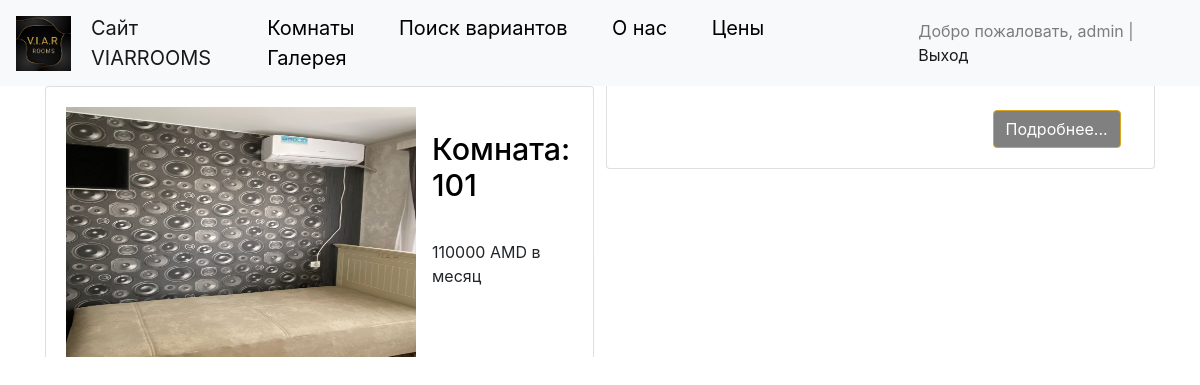
The app's page /rooms/ (signed in) with its own data.
### rooms/models.py (models this page shows, shortened)
class Rooms(models.Model):
    title = models.CharField(max_length=150, verbose_name='Номер комнаты')
    content = models.TextField(blank=True, verbose_name='Контент')
    photo = models.ImageField(upload_to='photos/%Y/%m/%d/', verbose_name='Фото', blank=True)
    price = models.IntegerField(verbose_name='Цена комнаты',)
    is_published = models.BooleanField(default=True, verbose_name='Опубликовано')
    date_start = models.DateField(verbose_name='Занято с', blank=True, auto_now=False )
    date_end = models.DateField(verbose_name='Занято по', blank=True, auto_now=False)
    def get_absolute_url(self):
        return reverse('view_rooms', kwargs={'pk': self.pk})
    class Meta:
        verbose_name = 'Комната'
        verbose_name_plural = 'Комнаты'
        ordering = ['title']

### rooms/views.py (the view)
# urls.py: path('rooms/', HomeRooms.as_view(), name='rooms'),
class HomeRooms(ListView):
    model = Rooms
    template_name = 'rooms/home_rooms_list.html'
    context_object_name = 'rooms'
    def get_context_data(self, *, object_list=None, **kwargs):
        context = super().get_context_data(**kwargs)
        context['title'] = 'Комнаты'
        return context
    def get_queryset(self):
        return Rooms.objects.filter(is_published=True)

### rooms/templates/rooms/home_rooms_list.html (shortened to what this page needs)
{% extends 'base.html' %}
{% load static %}
{% block content %}
<link rel="stylesheet" href="{% static 'content.css' %}">
{% for item in rooms %}
<div class="card mr-9">
  <div class="card-body">
    <div class="media">
      {% if item.photo %}
      <img src="{{ item.photo.url }}" alt="" width="350" height="250" class="mr-3">
      {% else %}
      <img src="https://picsum.photos/id/1060/350/235/?blur=2" alt="" class="mr-3">
      {% endif %}
      <div class="media-body">
        <br><h5 class="card-title">{{ item.title }}</h5><br>
        <p class="card-text">{{ item.price }} AMD в месяц</p><br>
        <a href="{{ item.get_absolute_url }}" class="btn btn-primary">Подробнее...</a>
      </div>
    </div>
  </div>
</div>
{% endfor %}
{% endblock %}

### templates/inc/_nav.html (shortened to what this page needs)
{% load static %}
<nav class="navbar navbar-expand-lg navbar-light bg-light">
    <a href="{% url 'home' %}" class="navbar-left"><img src="{% static 'logo.jpg' %}" width="55px" ></a>
    <a class="navbar-brand" style="margin-left: 20px" href="{% url 'home' %}">Сайт<br>VIARROOMS</a>
    <div class="collapse navbar-collapse" id="navbarSupportedContent">
        <span class="navbar-links" >
        <link rel="stylesheet" href="{% static 'local.css' %}">
            <a href="{% url 'rooms' %}">Комнаты</a>
            <a href="{% url 'search_room' %}">Поиск вариантов</a>
            <a href="{% url 'about' %}">О нас</a>
            <a href="{% url 'prices' %}">Цены</a>
            <a href="{% url 'galery' %}">Галерея</a>
        </span>
        <span class="navbar-text" style="margin-left: 20px" >
            {% if request.user.is_authenticated %}
            Добро пожаловать,  {{ user.username }} |  <a href="{% url 'logout' %}">Выход</a>
            {% else %}
            <a href="{% url 'register' %}">Register</a> | <a href="{% url 'login' %}">Login</a>
            {% endif %}
        </span>
    </div>
</nav>

### rooms/static/local.css (style rules this page uses)
.navbar-links a { font-size: 20px; color:black; margin: 20px; }

### rooms/static/content.css (style rules this page uses)
.btn-primary { background-color: grey; border-color: goldenrod; }
.card-title { color:black; border-color: gold; font-size: 1.9rem; font-stretch: extra-condensed; margin: 0 15 0 0; }

### records on screen
Rooms: photo (picture), title "Комната: 101", price "110000"

### other values on screen
{{ user.username }} "admin"
